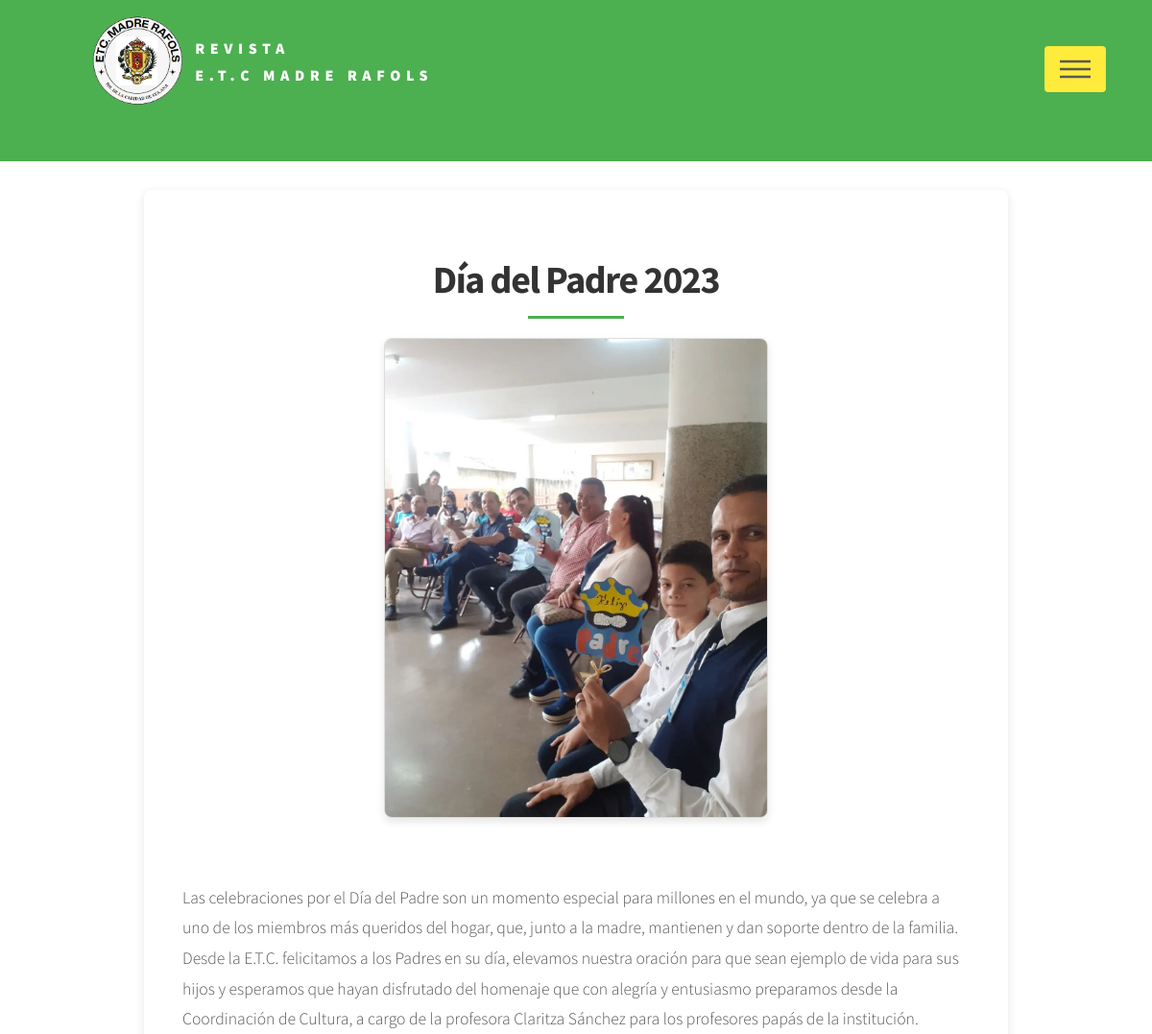
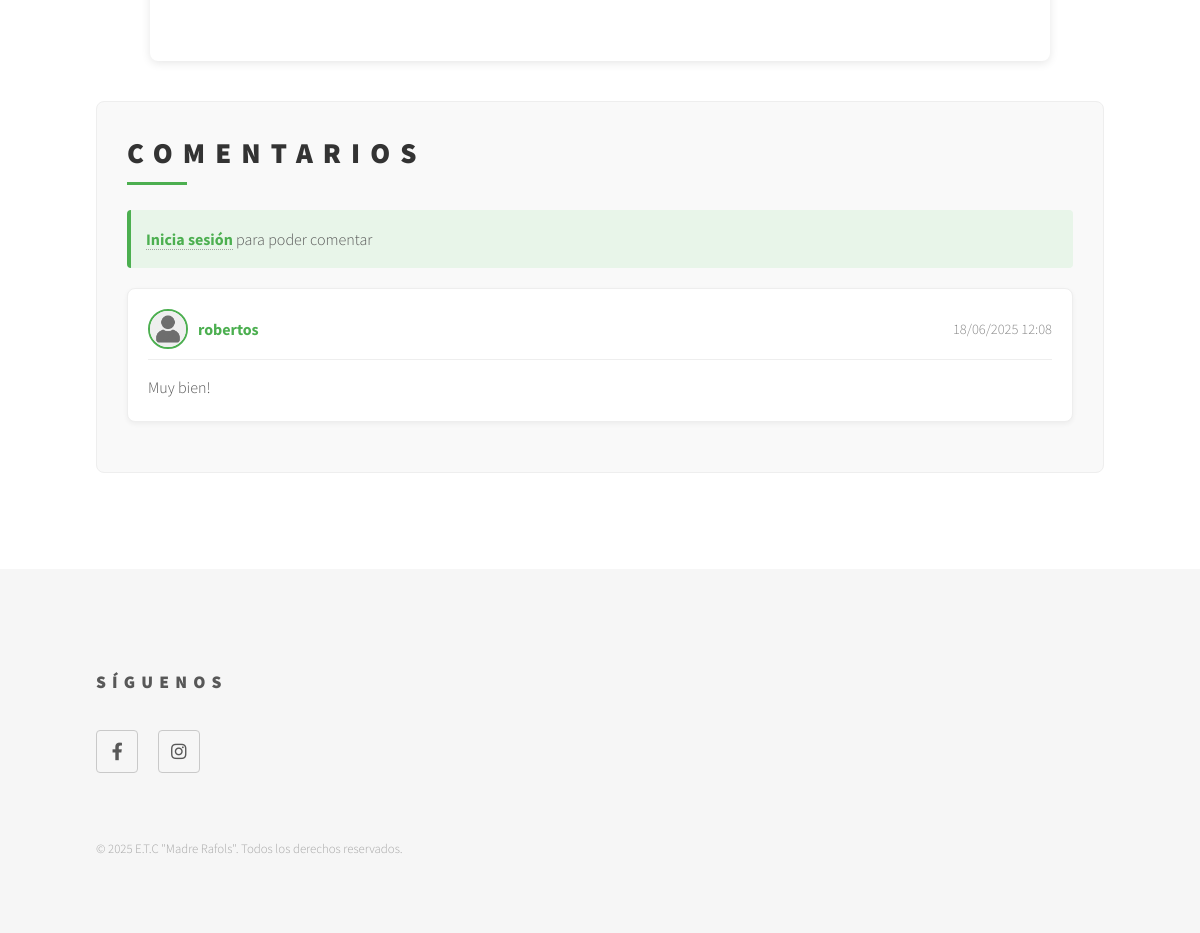
/detalle_articulo.php?id=25, run on the app's committed database (2 pictures, top to bottom).
### tables this page shows
CREATE TABLE `articulos` (
  `id` int(11) NOT NULL,
  `titulo` varchar(255) NOT NULL,
  `contenido` text NOT NULL,
  `imagen` varchar(255) DEFAULT NULL,
  `autor_id` int(11) DEFAULT NULL,
  `created_at` timestamp NOT NULL DEFAULT current_timestamp(),
  `destacado` tinyint(1) DEFAULT 0
);

CREATE TABLE `comentarios` (
  `id` int(11) NOT NULL,
  `id_articulo` int(11) NOT NULL,
  `id_usuario` int(11) NOT NULL,
  `texto` text NOT NULL,
  `fecha` timestamp NOT NULL DEFAULT current_timestamp(),
  `estado` enum('visible','oculto') DEFAULT 'visible',
  `motivo_oculto` varchar(255) DEFAULT NULL
);

CREATE TABLE `usuarios` (
  `id` int(11) NOT NULL,
  `username` varchar(50) NOT NULL,
  `password` varchar(255) NOT NULL,
  `created_at` timestamp NOT NULL DEFAULT current_timestamp(),
  `rol` enum('admin','usuario') NOT NULL DEFAULT 'usuario',
  `email` varchar(100) NOT NULL,
  `foto_perfil` varchar(255) DEFAULT NULL,
  `ultimo_comentario` timestamp NULL DEFAULT NULL,
  `pregunta_seguridad` varchar(255) NOT NULL,
  `respuesta_seguridad` varchar(255) NOT NULL,
  `intentos_fallidos` int(11) DEFAULT 0,
  `bloqueado_hasta` datetime DEFAULT NULL
);

### detalle_articulo.php (the view, shortened to what this page needs)
<?php
include 'php/db_conexion.php';
?>
<!DOCTYPE HTML>
<html>
<head>
    <link rel="stylesheet" href="assets/css/main.css" />
    <link rel="stylesheet" type="text/css" href="normalize.css" />
</head>
<body class="is-preload">
    <div id="wrapper">
        <header id="header">
            <div class="inner">
                <a href="index.php" class="logo">
                    <span class="symbol"><img src="images/logo.png" alt="" /></span><span class="title">Revista</br> E.T.C Madre Rafols</span>
                </a>
                <nav>
                    <ul>
                        <li><a href="#menu">Menu</a></li>
                    </ul>
                </nav>
            </div>
        </header>
        <div id="main">
            <div class="inner">
                <?php
                if (isset($_GET['id']) && !empty($_GET['id'])) {
                    $id = filter_input(INPUT_GET, 'id', FILTER_VALIDATE_INT);
                    $stmt = $conn->prepare("SELECT * FROM articulos WHERE id = ?");
                    $stmt->bind_param("i", $id);
                    $stmt->execute();
                    $result = $stmt->get_result();
                    if ($result->num_rows > 0) {
                        $articulo = $result->fetch_assoc();
                        echo '<div class="article-container">';
                        echo '<div class="article-header">';
                        echo '<h1 class="article-title">' . htmlspecialchars($articulo['titulo']) . '</h1>';
                        echo '<img src="php/uploads/' . htmlspecialchars($articulo['imagen']) . '" alt="' . htmlspecialchars($articulo['titulo']) . '" class="img-fluid article-image">';
                        echo '</div>';
                        echo '<div class="article-content">';
                        echo '<p>' . nl2br(htmlspecialchars($articulo['contenido'])) . '</p>';
                        echo '</div>';
                        echo '</div>';
                        echo '<div class="comment-section">';
                        echo '<h3 class="section-title">Comentarios</h3>';
                        if (isset($_SESSION['loggedin'])) {
                            echo '<div class="comment-form">';
                            echo '<form action="php/agregar_comentario.php" method="post">';
                            echo '<input type="hidden" name="id_articulo" value="' . $articulo['id'] . '">';
                            echo '<div class="form-group">';
                            echo '<textarea name="texto" class="form-control" rows="4" placeholder="Escribe tu comentario aquí..." required></textarea>';
                            echo '</div>';
                            echo '<button type="submit" class="button primary">Publicar comentario</button>';
                            echo '</form>';
                            echo '</div>';
                        } else {
                            echo '<div class="login-prompt">';
                            echo '<a href="php/inicio_de_sesion.php" class="login-link">Inicia sesión</a> para poder comentar';
                            echo '</div>';
                        }
                        $stmt = $conn->prepare("
                            SELECT c.texto, c.fecha, u.username, u.foto_perfil
                            FROM comentarios c
                            JOIN usuarios u ON c.id_usuario = u.id
                            WHERE c.id_articulo = ? AND c.estado = 'visible'
                            ORDER BY c.fecha DESC
                        ");
                        $stmt->bind_param("i", $articulo['id']);
                        $stmt->execute();
                        $comentarios = $stmt->get_result();
                        if ($comentarios->num_rows > 0) {
                            while ($comentario = $comentarios->fetch_assoc()) {
                                echo '<div class="comment-card">';
                                echo '<div class="comment-header">';
                                echo '<div class="comment-author">';
                                $foto_perfil = $comentario['foto_perfil'] ? $comentario['foto_perfil'] : 'images/default-profile.jpg';
                                echo '<img src="' . htmlspecialchars($foto_perfil) . '" alt="' . htmlspecialchars($comentario['username']) . '" class="comment-avatar">';
                                echo htmlspecialchars($comentario['username']);
                                echo '</div>';
                                echo '<div class="comment-date">' . date('d/m/Y H:i', strtotime($comentario['fecha'])) . '</div>';
                                echo '</div>';
                                echo '<div class="comment-text">' . nl2br(htmlspecialchars($comentario['texto'])) . '</div>';
                                echo '</div>';
                            }
                        } else {
                            echo '<div class="no-comments">No hay comentarios visibles aún.</div>';
                        }
                        echo '</div>';
                    } else {
                        echo '<div class="alert alert-danger">No se encontró el artículo.</div>';
                    }
                } else {
                    echo '<div class="alert alert-warning">No se proporcionó un ID de artículo válido.</div>';
                }
                ?>
            </div>
        </div>
        <footer id="footer">
            <div class="inner">
                <section>
                    <h2>Síguenos</h2>
                    <ul class="icons">
                        <li><a href="#" class="icon brands style2 fa-facebook-f"><span class="label">Facebook</span></a></li>
                        <li><a href="https://www.instagram.com/colegiomadrerafolsvalera/" class="icon brands style2 fa-instagram"><span class="label">Instagram</span></a></li>
                    </ul>
                </section>
                <ul class="copyright">
                    <li>&copy; 2025 E.T.C "Madre Rafols". Todos los derechos reservados.</li>
                </ul>
            </div>
        </footer>
    </div>
</body>
</html>

### detalle_articulo.php (style rules this page uses)
.article-container { background: #fff; border-radius: 8px; box-shadow: 0 2px 10px rgba(0,0,0,0.1); padding: 40px; margin: 30px auto; max-width: 900px; }
.article-header { text-align: center; margin-bottom: 30px; position: relative; }
.article-title { font-size: 2.5rem; margin-bottom: 20px; color: #333; position: relative; padding-bottom: 15px; }
.article-title::after { content: ''; position: absolute; bottom: 0; left: 50%; transform: translateX(-50%); width: 100px; height: 3px; background: #4CAF50; }
.article-image { max-height: 500px; object-fit: cover; border-radius: 8px; box-shadow: 0 4px 8px rgba(0,0,0,0.1); margin-bottom: 30px; border: 1px solid #ddd; }
.article-content { font-size: 1.1rem; line-height: 1.8; color: #555; }
.article-content p { margin-bottom: 20px; }
.comment-section { background: #f9f9f9; border-radius: 8px; padding: 30px; margin-top: 40px; border: 1px solid #eee; }
.comment-author { display: flex; align-items: center; gap: 10px; font-weight: bold; color: #4CAF50; }
.comment-avatar { width: 40px; height: 40px; border-radius: 50%; object-fit: cover; border: 2px solid #4CAF50; }
.section-title { font-size: 1.8rem; margin-bottom: 25px; color: #333; position: relative; padding-bottom: 10px; }
.section-title::after { content: ''; position: absolute; bottom: 0; left: 0; width: 60px; height: 3px; background: #4CAF50; }
.comment-card { background: #fff; border-radius: 8px; padding: 20px; margin-bottom: 20px; box-shadow: 0 2px 5px rgba(0,0,0,0.05); border: 1px solid #eee; transition: all 0.3s ease; }
.comment-header { display: flex; justify-content: space-between; align-items: center; margin-bottom: 15px; border-bottom: 1px solid #eee; padding-bottom: 10px; }
.comment-author { font-weight: bold; color: #4CAF50; }
.comment-date { font-size: 0.9rem; color: #888; }
.comment-text { color: #555; line-height: 1.6; }
.login-prompt { background: #e8f5e9; border-left: 4px solid #4CAF50; padding: 15px; border-radius: 4px; margin-bottom: 20px; }
.login-link { color: #4CAF50; font-weight: bold; }

### data on the page
articulos: titulo "Día del Padre 2023", imagen (picture), contenido "Las celebraciones por el Día del Padre son un momento especial para millones en el mundo, ya que se celebra a uno de los miembros más queridos del hogar, que, junto a la madre, mantienen y dan soporte dentro de la familia. Desde la E.T.C. felicitamos a los Padres en su día, elevamos nuestra oración para que sean ejemplo de vida para sus hijos y esperamos que hayan disfrutado del homenaje que con alegría y entusiasmo preparamos desde la Coordinación de Cultura, a cargo de la profesora Claritza Sánchez para los profesores papás de la institución."
comentarios: id_usuario.foto_perfil (picture), id_usuario.username "robertos", fecha "18/06/2025 12:08", texto "Muy bien!"
